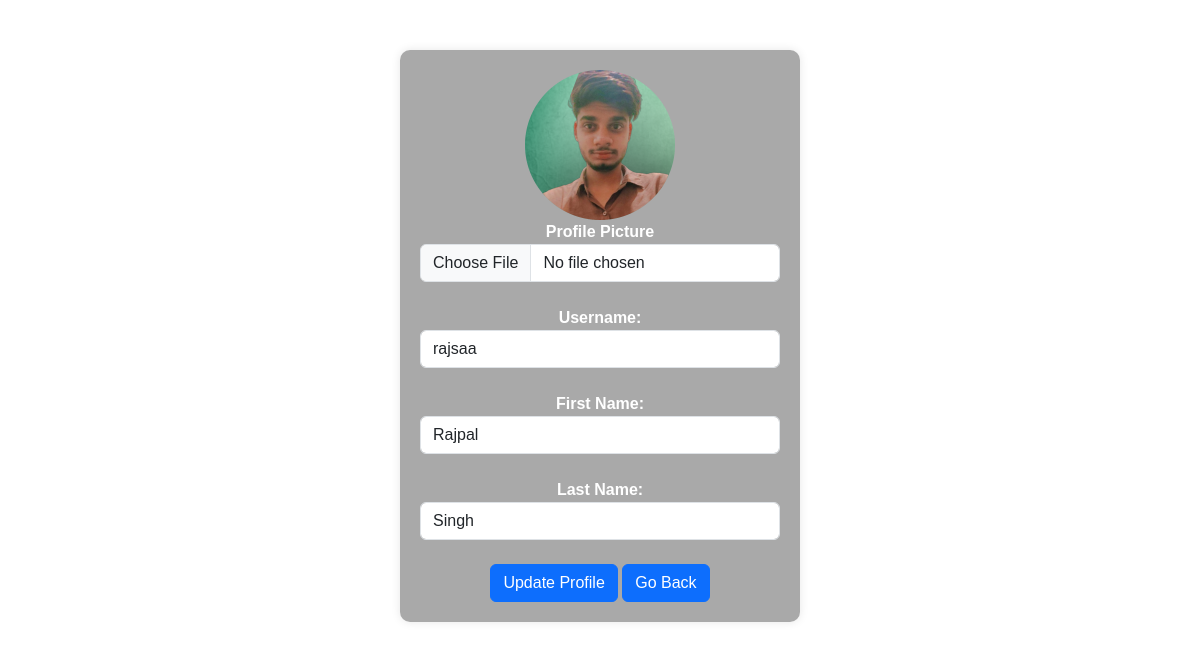
The page /editprofile.php (signed in) on the database its author committed.
### tables this page shows
CREATE TABLE `users` (
  `id` int(10) NOT NULL,
  `fname` varchar(255) NOT NULL,
  `lname` varchar(255) NOT NULL,
  `username` varchar(255) NOT NULL,
  `email` varchar(255) NOT NULL,
  `password` varchar(255) NOT NULL,
  `dt` timestamp NOT NULL DEFAULT current_timestamp(),
  `image` varchar(500) NOT NULL
);

### editprofile.php (the view, shortened to what this page needs)
<?php
@include 'config.php';
$usname =  $_SESSION['username'];
$sql = "SELECT * FROM users WHERE username = ?";
$stmt = $conn->prepare($sql);
$stmt->bind_param("s", $usname);
$stmt->execute();
$result = $stmt->get_result();
$row = $result->fetch_assoc();
$fname = $row['fname'];
$lname = $row['lname'];
$image = $row['image'];
?>
<!DOCTYPE html>
<html lang="en">
<head>
<link href="https://cdn.jsdelivr.net/npm/bootstrap@5.3.3/dist/css/bootstrap.min.css" rel="stylesheet">
        <link href="https://getbootstrap.com/docs/5.3/assets/css/docs.css" rel="stylesheet">
        <link rel="stylesheet" href="https://cdnjs.cloudflare.com/ajax/libs/font-awesome/4.7.0/css/font-awesome.min.css">
</head>
<body>
    <div class="container">
        <img src="<?php echo $image ? 'image/' . $image : 'dummy.jpeg'; ?>" height="150px" width="150px">
        <form method="POST" action="" enctype="multipart/form-data">
            <div>
                <label for="profile-picture">Profile Picture</label>
                <input type="file" class="form-control" name="image">
            </div>
            <br>
            <div>
                <label for="username">Username:</label>
                <input type="text" class="form-control" value="<?php echo $usname ?>" name="username">
            </div>
            <br>
            <div>
                <label for="fname">First Name:</label>
                <input type="text" class="form-control" value="<?php echo $fname; ?>" name="fname">
            </div>
            <br>
            <div>
                <label for="lname">Last Name:</label>
                <input type="text" class="form-control" value="<?php echo $lname; ?>" name="lname">
            </div>
            <br>
            <button class="btn btn-primary" type="submit" name="update">Update Profile</button>
            <a class="btn btn-primary" href="profile.php" role="button">Go Back</a>
        </form>
    </div>
</body>
</html>

### editprofile.php (style rules this page uses)
body { font-family: Arial, sans-serif; background: url(wall/hero-bg.jpg) no-repeat; background-position: center; background-size: cover; margin: 0; padding: 0; }
.container { max-width: 400px; margin: 50px auto; background-color: #1211115c; backdrop-filter: blur(10px); padding: 20px; border-radius: 10px; box-shadow: 0 0 10px rgba(0, 0, 0, 0.1); text-align: center; color:white; }
label { font-weight: bold; }

### rows shown on the page
users: image (picture), fname "Rajpal", lname "Singh"
